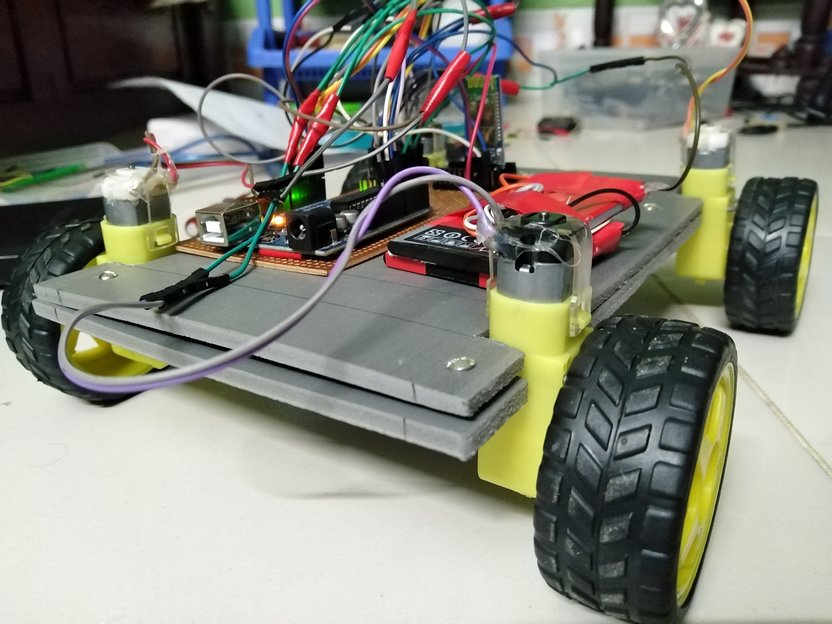
#> input picture car.jpg, 832 x 624 px
$ python RGB_to_BINARY.py
#> lines starting #> are read from the running program, lines starting #| are printed output that depends on the picture; after the words box and inside, x2 and y2 are one past the last pixel; in counts of white or black regions, pixels touching at a corner belong together
#RGB to BINARY


import  cv2
img=cv2.imread('car.jpg',0)
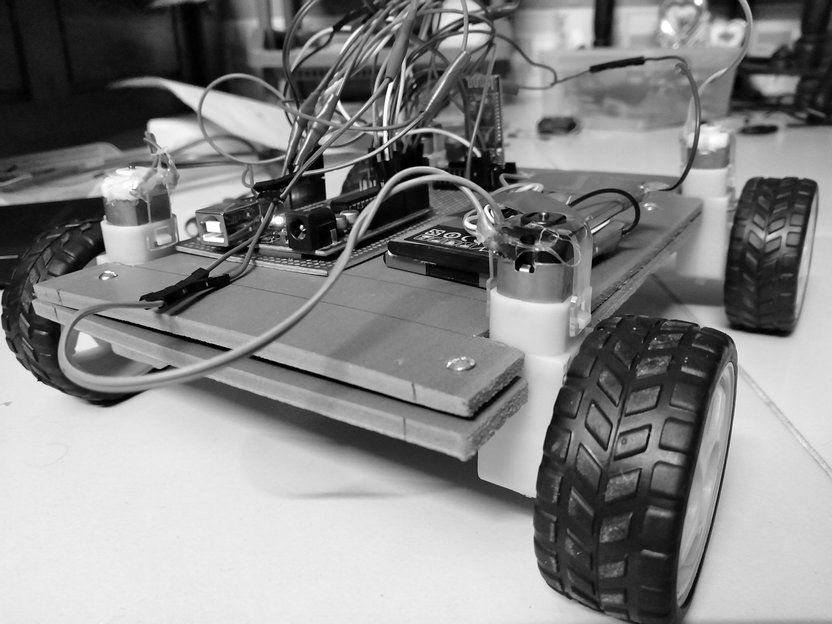
#> img: shape (624, 832); min 0, max 255, mean 134.8
cv2.imshow('gray scale image',img)


ret, bi_img=cv2.threshold(img,127,255,cv2.THRESH_BINARY)
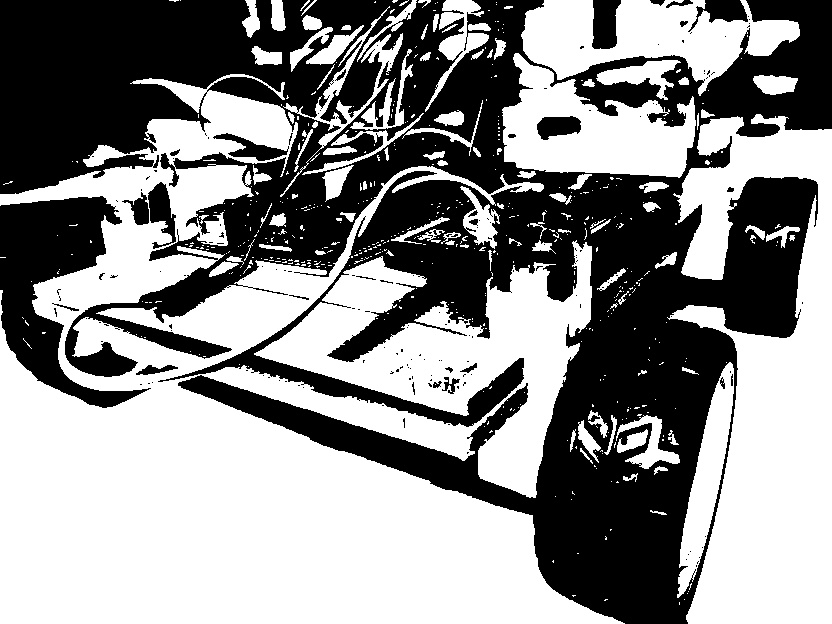
#> bi_img: shape (624, 832); 55.4% white; 173 black regions (146 under 20 px), largest, box (x1, y1, x2, y2) and area: (0, 0, 832, 624) 211792, (0, 196, 151, 408) 13279, (592, 0, 621, 49) 1144
cv2.imshow('Binary image',bi_img)
cv2.waitKey(0)
cv2.destroyAllWindows()
